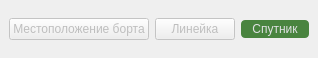
  <widget class="QDockWidget" name="docker">
   <property name="sizePolicy">
    <sizepolicy hsizetype="Preferred" vsizetype="Minimum">
     <horstretch>0</horstretch>
     <verstretch>0</verstretch>
    </sizepolicy>
   </property>
   <property name="minimumSize">
    <size>
     <width>318</width>
     <height>58</height>
    </size>
   </property>
   <property name="maximumSize">
    <size>
     <width>524287</width>
     <height>58</height>
    </size>
   </property>
   <property name="features">
    <set>QDockWidget::DockWidgetFloatable|QDockWidget::DockWidgetMovable</set>
   </property>
   <property name="allowedAreas">
    <set>Qt::BottomDockWidgetArea|Qt::TopDockWidgetArea</set>
   </property>
   <property name="windowTitle">
    <string>Панель инструментов</string>
   </property>
   <attribute name="dockWidgetArea">
    <number>4</number>
   </attribute>
   <widget class="QWidget" name="dockWidgetContents_2">
    <layout class="QHBoxLayout" name="horizontalLayout_2">
     <item>
      <widget class="QPushButton" name="gpsPanClone">
       <property name="enabled">
        <bool>false</bool>
       </property>
       <property name="text">
        <string>Местоположение борта</string>
       </property>
      </widget>
     </item>
     <item>
      <widget class="QPushButton" name="rulerButton">
       <property name="enabled">
        <bool>false</bool>
       </property>
       <property name="text">
        <string>Линейка</string>
       </property>
      </widget>
     </item>
     <item>
      <widget class="QPushButton" name="changeMapMode">
       <property name="styleSheet">
        <string notr="true">QPushButton {
  background-color: rgb(170, 113, 84);
  color: #E0E1E3;
  border-radius: 4px;
  padding: 2px;
  outline: none;
  border: none;
}


QPushButton:checked {
  background-color:rgb(73, 132, 63);
  border-radius: 4px;
  padding: 2px;
  outline: none;
}

QPushButton:checked:selected {
  background: rgb(207, 255, 176);
}

QPushButton:hover {
  background-color: rgb(170, 170, 127);
  color: #E0E1E3;
}

QPushButton:pressed {
  background-color: #60798B;
}

QPushButton:selected {
  background: #60798B;
  color: #E0E1E3;
}</string>
       </property>
       <property name="text">
        <string>Спутник</string>
       </property>
       <property name="checkable">
        <bool>true</bool>
       </property>
       <property name="checked">
        <bool>true</bool>
       </property>
      </widget>
     </item>
    </layout>
   </widget>
  </widget>
